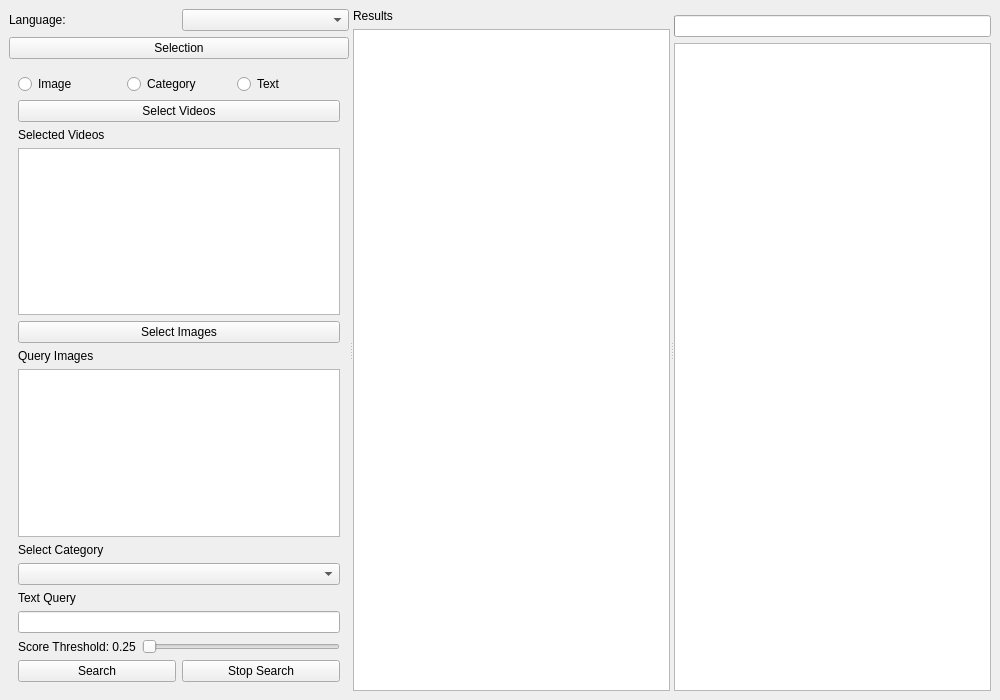
<?xml version="1.0" encoding="UTF-8"?>
<ui version="4.0">
 <class>MainWindow</class>
 <widget class="QMainWindow" name="MainWindow">
  <property name="geometry">
   <rect>
    <x>0</x>
    <y>0</y>
    <width>1000</width>
    <height>700</height>
   </rect>
  </property>
  <widget class="QWidget" name="centralwidget">
   <layout class="QHBoxLayout" name="horizontalLayout">
    <item>
     <widget class="QSplitter" name="splitter">
      <property name="orientation">
       <enum>Qt::Orientation::Horizontal</enum>
      </property>
      <!-- LEFT PANEL -->
      <widget class="QWidget" name="leftPanel">
       <layout class="QVBoxLayout" name="leftLayout">
        <item>
         <layout class="QHBoxLayout" name="langLayout">
          <item>
           <widget class="QLabel" name="lbl_lang">
            <property name="text">
             <string>Language:</string>
            </property>
           </widget>
          </item>
          <item>
           <widget class="QComboBox" name="lang_combo"/>
          </item>
         </layout>
        </item>
        <!-- Collapsible header (selection) -->
        <item>
         <widget class="QPushButton" name="header_selection">
          <property name="text">
           <string>Selection</string>
          </property>
         </widget>
        </item>
        <!-- Selection container holds the selection controls -->
        <item>
         <widget class="QWidget" name="selectionContainer">
          <layout class="QVBoxLayout" name="selectionLayout">
           <item>
            <layout class="QHBoxLayout" name="modeLayout">
             <item>
              <widget class="QRadioButton" name="rb_image">
               <property name="text">
                <string>Image</string>
               </property>
              </widget>
             </item>
             <item>
              <widget class="QRadioButton" name="rb_category">
               <property name="text">
                <string>Category</string>
               </property>
              </widget>
             </item>
             <item>
              <widget class="QRadioButton" name="rb_text">
               <property name="text">
                <string>Text</string>
               </property>
              </widget>
             </item>
            </layout>
           </item>
           <item>
            <widget class="QPushButton" name="btn_select_videos">
             <property name="text">
              <string>Select Videos</string>
             </property>
            </widget>
           </item>
           <item>
            <widget class="QLabel" name="lbl_selected_videos">
             <property name="text">
              <string>Selected Videos</string>
             </property>
            </widget>
           </item>
           <item>
            <widget class="QListWidget" name="list_videos"/>
           </item>
           <item>
            <widget class="QPushButton" name="btn_select_images">
             <property name="text">
              <string>Select Images</string>
             </property>
            </widget>
           </item>
           <item>
            <widget class="QLabel" name="lbl_query_images">
             <property name="text">
              <string>Query Images</string>
             </property>
            </widget>
           </item>
           <item>
            <widget class="QListWidget" name="list_images"/>
           </item>
           <item>
            <widget class="QLabel" name="lbl_select_category">
             <property name="text">
              <string>Select Category</string>
             </property>
            </widget>
           </item>
           <item>
            <widget class="QComboBox" name="combo_category"/>
           </item>
           <item>
            <widget class="QLabel" name="lbl_text_query">
             <property name="text">
              <string>Text Query</string>
             </property>
            </widget>
           </item>
           <item>
            <widget class="QLineEdit" name="input_text"/>
           </item>
           <item>
            <layout class="QHBoxLayout" name="sliderLayout">
             <item>
              <widget class="QLabel" name="lbl_score">
               <property name="text">
                <string>Score Threshold: 0.25</string>
               </property>
              </widget>
             </item>
             <item>
              <widget class="QSlider" name="slider">
               <property name="orientation">
                <enum>Qt::Orientation::Horizontal</enum>
               </property>
              </widget>
             </item>
            </layout>
           </item>
           <item>
            <layout class="QHBoxLayout" name="btnsLayout">
             <item>
              <widget class="QPushButton" name="btn_search">
               <property name="text">
                <string>Search</string>
               </property>
              </widget>
             </item>
             <item>
              <widget class="QPushButton" name="btn_stop_search">
               <property name="text">
                <string>Stop Search</string>
               </property>
              </widget>
             </item>
            </layout>
           </item>
          </layout>
         </widget>
        </item>
       </layout>
      </widget>
      <!-- CENTER PANEL -->
      <widget class="QWidget" name="centerPanel">
       <layout class="QVBoxLayout" name="centerLayout">
        <item>
         <layout class="QHBoxLayout" name="centerHeaderLayout">
          <item>
           <widget class="QLabel" name="lbl_results">
            <property name="text">
             <string>Results</string>
            </property>
           </widget>
          </item>
         </layout>
        </item>
        <item>
         <widget class="QListWidget" name="list_results"/>
        </item>
       </layout>
      </widget>
      <!-- RIGHT PANEL -->
      <widget class="QWidget" name="rightPanel">
       <layout class="QVBoxLayout" name="rightLayout">
        <item>
         <widget class="QWidget" name="playerContainer"/>
        </item>
        <item>
         <widget class="QProgressBar" name="progress_bar"/>
        </item>
        <item>
         <widget class="QTextBrowser" name="txt_log"/>
        </item>
       </layout>
      </widget>
     </widget>
    </item>
   </layout>
  </widget>
 </widget>
 <resources/>
 <connections/>
</ui>
